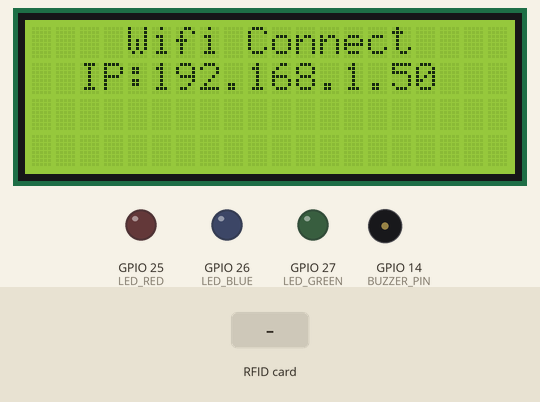
The sketch below on a simulated ESP32. Shown: 20×4 character LCD, output pins drawn as LEDs (lit = HIGH), buzzer (waves = sounding). The test bench sets the inputs (shaded band). WiFi joins after 1.5 s; servers stay silent unless stated; uploads are accepted with an empty reply; the local clock reads 2024-03-15 10:24:30 at power-on unless the sketch sets it; what the sketch prints to the serial monitor is not drawn.

Above: at 1.7 s.
At 6.9 s:
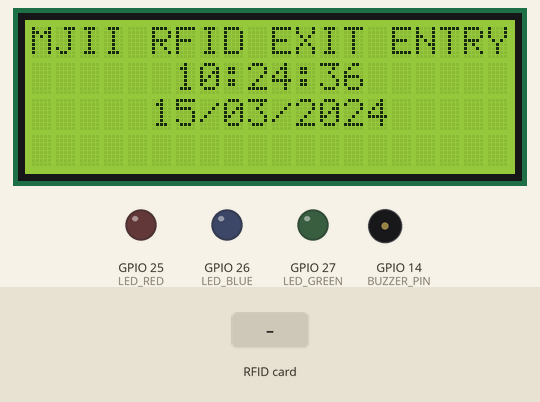
7.0 s: RFID card 5E 7A 19 C4 held to the reader
At 9.7 s:
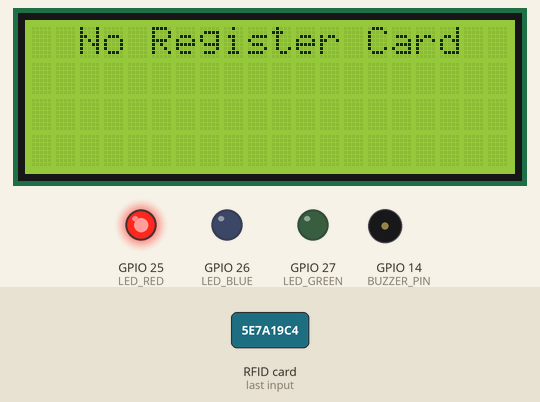
At 13.1 s:
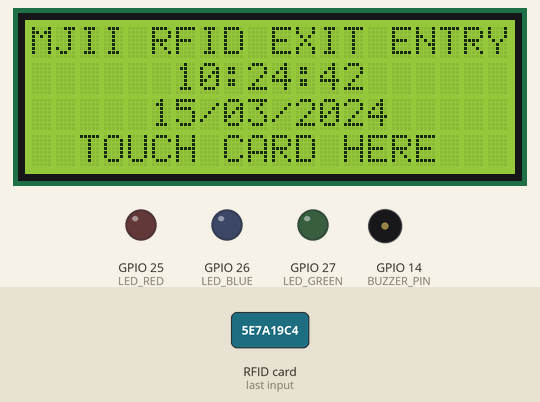
Timing chart, 0 to 14.6 s (numbered marks = the images above; inputs shaded):
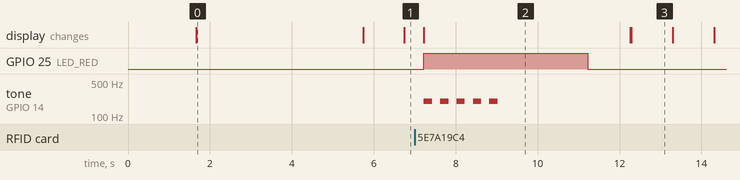

Measured:
- after the input at 7.0 s, GPIO 25 (LED_RED): LOW → HIGH after 0.23 s, → LOW 4.0 s later; tone on GPIO 14 (BUZZER_PIN): alternates 200 Hz for 0.20 s and silent for 0.20 s, 10 changes in all, then stays silent, starting after 0.23 s; the display: changes after 0.23 s (image 2)
- what the display in image 0 shows lasts 4.0 s, from 1.7 s to 5.7 s
- what the display in image 2 shows lasts 5.1 s, from 7.2 s to 12.3 s

The sketch:

RFID_EXIT_ENTRY_IDE.ino
```cpp
#include <EEPROM.h>
#include <WiFi.h>
#include <HTTPClient.h>
#include <time.h>
#include <Wire.h>
#include <LiquidCrystal_I2C.h>
#include <SPI.h>
#include <MFRC522.h>

// RFID and SPI pins
#define SS_PIN  4
#define RST_PIN 5
MFRC522 mfrc522(SS_PIN, RST_PIN);

// WiFi and server details
const char *ssid = "RA2414";
const char *password = "Shahidah77";
const char* server_url = "http://192.168.127.154/rfidattendance/getdata.php";

// Timezone settings
int timezone = 8 * 3600;   // Malaysia is UTC+8, convert hours to seconds
int time_dst = 0;

// LCD configuration
LiquidCrystal_I2C lcd(0x27, 20, 4);  // 20x4 LCD

// LED pins
#define LED_RED 25    // GPIO pin for red LED (changed to D25)
#define LED_GREEN 27  // GPIO pin for green LED (changed to D27)
#define LED_BLUE 26   // GPIO pin for blue LED (changed to D26)

// Buzzer pin
#define BUZZER_PIN 14  // GPIO pin for buzzer (changed to D14)

// Variables
String OldCardID = "";
unsigned long previousMillis1 = 0;
unsigned long previousMillis2 = 0;

// Device token (unique for this device)
const char* device_token = "a3645126b1e08f54"; // Replace with your single device token

void setup() {
  Serial.begin(115200);
  SPI.begin();
  mfrc522.PCD_Init();

  // Initialize LCD
  lcd.init();
  lcd.backlight();

  // Initialize LEDs
  pinMode(LED_RED, OUTPUT);
  pinMode(LED_GREEN, OUTPUT);
  pinMode(LED_BLUE, OUTPUT);

  // Initialize buzzer
  pinMode(BUZZER_PIN, OUTPUT);

  Serial.print("Device Token: ");
  Serial.println(device_token);

  connectToWiFi();
  configTime(timezone, time_dst, "pool.ntp.org", "time.nist.gov");

  lcd.setCursor(0, 0);
  lcd.print("MJII RFID EXIT ENTRY");
  lcd.setCursor(0, 3);

  // Instructions for setting DEVICE_ID
  Serial.println("To change DEVICE_ID, update the device_token variable in the code.");
}

void loop() {
  if (millis() - previousMillis1 >= 1000) {
    previousMillis1 = millis();

    time_t now = time(nullptr);
    struct tm* p_tm = localtime(&now);
    int currentHour = p_tm->tm_hour;

    Serial.print("Current Hour: ");
    Serial.println(currentHour);

    lcd.setCursor(0, 1);
    lcd.print(centerAlign(String(p_tm->tm_hour < 10 ? "0" : "") + String(p_tm->tm_hour) + ":" +
                          String(p_tm->tm_min < 10 ? "0" : "") + String(p_tm->tm_min) + ":" +
                          String(p_tm->tm_sec < 10 ? "0" : "") + String(p_tm->tm_sec), 20));

    lcd.setCursor(0, 2);
    lcd.print(centerAlign(String(p_tm->tm_mday < 10 ? "0" : "") + String(p_tm->tm_mday) + "/" +
                          String(p_tm->tm_mon + 1 < 10 ? "0" : "") + String(p_tm->tm_mon + 1) + "/" +
                          String(p_tm->tm_year + 1900), 20));
  }

  if (millis() - previousMillis2 >= 15000) {
    previousMillis2 = millis();
    OldCardID = "";
  }

  if (!mfrc522.PICC_IsNewCardPresent()) {
    return;
  }

  if (!mfrc522.PICC_ReadCardSerial()) {
    return;
  }

  String CardID = "";
  for (byte i = 0; i < mfrc522.uid.size; i++) {
    CardID += String(mfrc522.uid.uidByte[i], HEX);
  }

  if (CardID == OldCardID) {
    return;
  } else {
    OldCardID = CardID;
  }

  SendCardID(CardID);
  delay(1000);
  lcd.clear();
  lcd.setCursor(0, 0);
  lcd.print("MJII RFID EXIT ENTRY");
  lcd.setCursor(0, 3);
  lcd.print(centerAlign("TOUCH CARD HERE", 20)); // Centered message
}

void SendCardID(String Card_uid) {
  Serial.println("Sending the Card ID");
  if (WiFi.isConnected()) {
    HTTPClient http;
    String getData = "?card_uid=" + Card_uid + "&device_token=" + device_token;
    String Link = server_url + getData;
    http.begin(Link);

    int httpCode = http.GET();
    String payload = http.getString();

    Serial.print("HTTP Code: ");
    Serial.println(httpCode);
    Serial.print("Card ID: ");
    Serial.println(Card_uid);
    Serial.print("Response: ");
    Serial.println(payload);

    time_t now = time(nullptr);
    struct tm* p_tm = localtime(&now);
    int currentHour = p_tm->tm_hour;

    if (httpCode == 200) {
      if (payload.startsWith("login")) {
        String user_name = payload.substring(5);
        displayMessage("Good Bye", user_name);

         // Sound buzzer when card is detected
        tone(BUZZER_PIN, 1000, 500);  // Buzzer sound at 1000 Hz for 500ms

        digitalWrite(LED_BLUE, HIGH); // Blue LED high for entry
        lcd.clear();
        lcd.setCursor(0, 0);
        lcd.print(centerAlign("Successful Exit", 20));
        lcd.setCursor(0, 1);
        lcd.print(centerAlign("Good Bye", 20));
        delay(2000);
        digitalWrite(LED_BLUE, LOW);

      } else if (payload.startsWith("logout")) {
        String user_name = payload.substring(6);
        displayMessage("Welcome", user_name);

         // Sound buzzer when card is detected
         tone(BUZZER_PIN, 1000, 500);  // Buzzer sound at 1000 Hz for 500ms

        digitalWrite(LED_GREEN, HIGH); // Green LED high for exit
        lcd.clear();
        lcd.setCursor(0, 0);
        lcd.print(centerAlign("Successful Entry", 20));
        lcd.setCursor(0, 1);
        lcd.print(centerAlign("Welcome", 20));
        delay(2000);
        digitalWrite(LED_GREEN, LOW);

      } else if (payload == "available") {
        lcd.clear();
        lcd.setCursor(0, 0);
        lcd.print(centerAlign("Please Wait...", 20));
        lcd.setCursor(0, 1);
        lcd.print(centerAlign("System in Progress", 20));
        digitalWrite(LED_GREEN, HIGH); // Green LED high for free card read
        digitalWrite(LED_RED, HIGH); // Red LED high for free card read
        digitalWrite(LED_BLUE, HIGH); // Blue LED high for free card read
        delay(2000);
        tone(BUZZER_PIN, 1000, 1000); // Buzz for 1000ms
        digitalWrite(LED_GREEN, LOW);
        digitalWrite(LED_RED, LOW);
        digitalWrite(LED_BLUE, LOW);

      } else if (currentHour >= 22 || currentHour < 7) { // Late entry between 10 PM and 7 AM
        Serial.println("Late entry detected.");
        lcd.clear();
        lcd.setCursor(0, 0);
        lcd.print(centerAlign("It is past 10 PM", 20));
        lcd.setCursor(0, 1);
        lcd.print(centerAlign("Late entry recorded", 20));
        digitalWrite(LED_RED, HIGH);

        // Blinking and buzzing for 3 seconds
        for (int i = 0; i < 6; i++) {
          tone(BUZZER_PIN, 1000);  // Buzzer sound
          delay(250);
          noTone(BUZZER_PIN);
          digitalWrite(LED_RED, LOW);

          delay(250);
          digitalWrite(LED_RED, HIGH);
        }

        delay(2000);
        digitalWrite(LED_RED, LOW);

      } else {
        displayMessage(centerAlign("No Register Card", 20), "");
        digitalWrite(LED_RED, HIGH); // Red LED high for unknown response

        // Buzz in "blinking-blinking" rhythm
        for (int i = 0; i < 5; i++) {
          tone(BUZZER_PIN, 200);
          delay(200);
          noTone(BUZZER_PIN);
          delay(200);
        }

        delay(2000);
        digitalWrite(LED_RED, LOW);
      }

    }

    http.end();
  }
}

void displayEntryMessage(String user_name) {
  lcd.clear();
  lcd.setCursor(0, 0);
  lcd.print(centerAlign("Successful Entry", 20));
  lcd.setCursor(0, 1);
  lcd.print(centerAlign(user_name, 20)); // Papar nama pelajar
  lcd.setCursor(0, 2);
  lcd.print(centerAlign("Welcome", 20)); // Papar "Welcome"
  delay(2000); // Tunjukkan mesej selama 2 saat
}

void displayExitMessage(String user_name) {
  lcd.clear();
  lcd.setCursor(0, 0);
  lcd.print(centerAlign("Successful Exit", 20));
  lcd.setCursor(0, 1);
  lcd.print(centerAlign(user_name, 20)); // Papar nama pelajar
  lcd.setCursor(0, 2);
  lcd.print(centerAlign("Good Bye", 20)); // Papar "Good Bye"
  delay(2000); // Tunjukkan mesej selama 2 saat
}

void displayLateEntryMessage(String user_name) {
  lcd.clear();
  lcd.setCursor(0, 0);
  lcd.print(centerAlign("It is past 10 PM", 20));
  lcd.setCursor(0, 1);
  lcd.print(centerAlign(user_name, 20)); // Papar nama pelajar
  lcd.setCursor(0, 2);
  lcd.print(centerAlign("Late entry recorded", 20)); // Papar mesej lewat
  delay(2000); // Tunjukkan mesej selama 2 saat
}

void displayMessage(String title, String message) {
  lcd.clear();
  lcd.setCursor(0, 0);
  lcd.print(title);
  lcd.setCursor(0, 1);
  lcd.print(message);
}

void connectToWiFi() {
  WiFi.begin(ssid, password);
  lcd.clear();
  lcd.setCursor(0, 0);
  lcd.print(centerAlign("Connecting to WiFi", 20));

  while (WiFi.status() != WL_CONNECTED) {
    delay(500);
    Serial.print(".");
  }

  Serial.println("");
  Serial.println("WiFi connected.");
  Serial.print("IP address: ");
  Serial.println(WiFi.localIP());

  // Show success message on LCD with proper centering
  lcd.clear();

  // Center-align "WiFi Connected"
  lcd.setCursor(4, 0);  // 5 spaces from the left to center on a 20-char line
  lcd.print("Wifi Connect");

  // Center-align IP address
  String ipAddress = WiFi.localIP().toString();
  int padding = (20 - (ipAddress.length() + 4)) / 2; // Calculate padding for "IP: xxx.xxx.xxx.xxx"
  lcd.setCursor(padding, 1);  // Add padding to center the IP address
  lcd.print("IP:" + ipAddress);

  delay(4000); // Display for 3 seconds before clearing
  lcd.clear();
  lcd.setCursor(0, 0);
  lcd.print("MJII RFID EXIT ENTRY");
}


String centerAlign(String str, int width) {
  int padding = (width - str.length()) / 2;
  String spaces = "";
  for (int i = 0; i < padding; i++) {
    spaces += " ";
  }
  return spaces + str;
}
```
